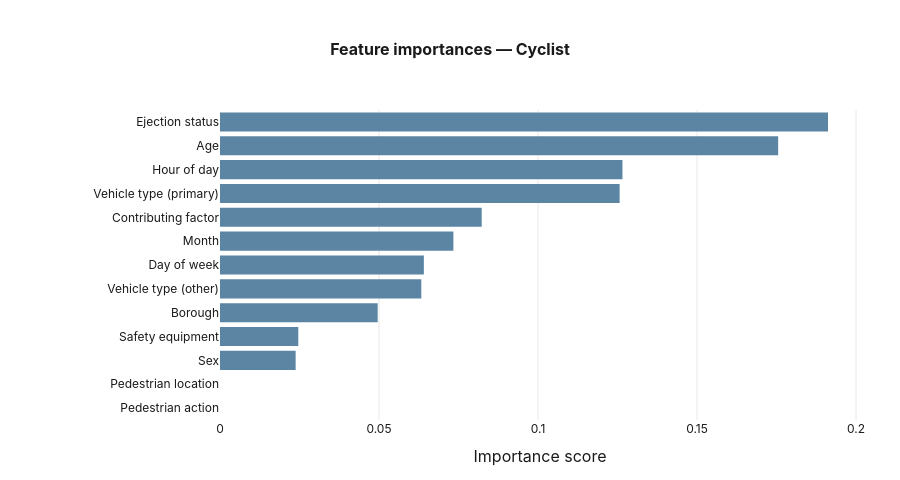
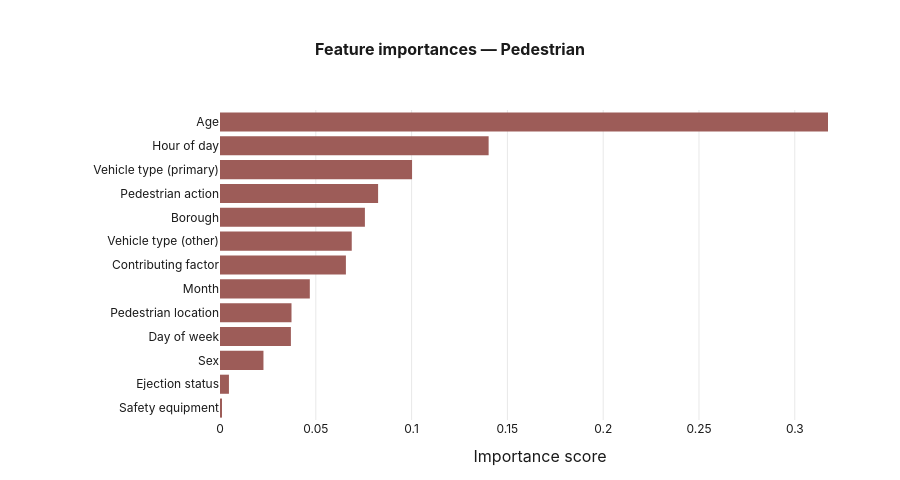
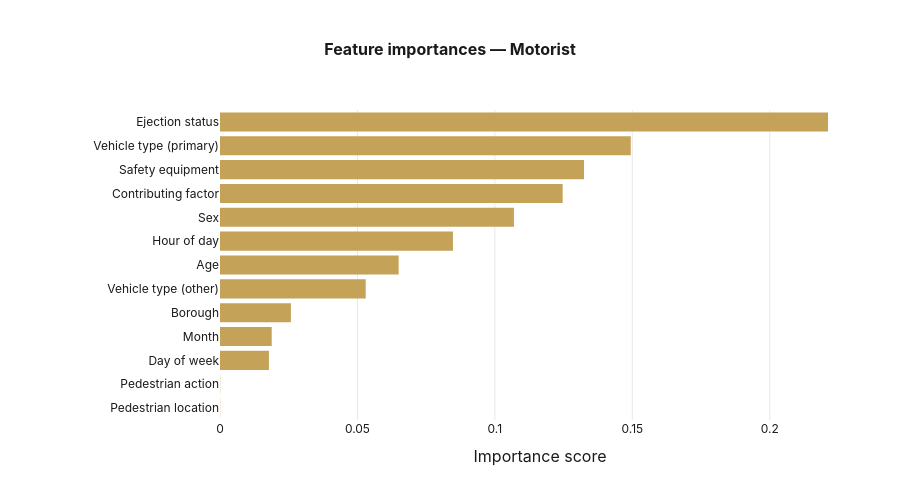

Notebook cell for these charts, in order:
### Code cell
# Feaure importance plots showing which features were most 
# influential in predicting fatality for each persona's model
for persona in ['Cyclist', 'Pedestrian', 'Motorist']:
    imp = rf_results[persona]['importances'].copy()

    # Replace raw feature names with human-readable labels
    imp.index = [FEATURE_LABELS.get(f, f) for f in imp.index]

    fig = go.Figure(go.Bar(
        x=imp.values,
        y=imp.index,
        orientation='h',
        marker=dict(color=COLORS[persona], line_width=0),
        hovertemplate='<b>%{y}</b><br>Importance: %{x:.4f}<extra></extra>',
    ))

    fig.update_layout(
        font=dict(family=SITE_FONT, color=SITE_TEXT, size=13),
        title=dict(
            text=f"<b>Feature importances — {persona}</b>",
            font=dict(family=SITE_FONT, size=_FONT_TITLE, color=SITE_TEXT),
            x=0.5,
        ),
        xaxis=dict(
            title='Importance score',
            gridcolor=_GRIDCOLOR,
            zeroline=False,
            tickfont=dict(family=SITE_FONT, size=_FONT_AXIS, color=SITE_TEXT),
        ),
        yaxis=dict(
            autorange='reversed',
            tickfont=dict(family=SITE_FONT, size=_FONT_AXIS, color=SITE_TEXT),
        ),
        plot_bgcolor=_BGCOLOR,
        paper_bgcolor=SITE_PAPER,
        height=480,
        margin=dict(l=220, r=40, t=110, b=60),
    )

    fig.show()

### Figure 1 — Plotly figure (JSON) as saved in the notebook; plotly's stock layout.template omitted (floating-point values rounded to 4 significant figures)
{"data": [{"hovertemplate": "<b>%{y}</b><br>Importance: %{x:.4f}<extra></extra>", "marker": {"color": "#5c85a4", "line": {"width": 0}}, "orientation": "h", "type": "bar", "x": [0.1912, 0.1755, 0.1266, 0.1257, 0.08229, 0.07339, 0.0641, 0.0633, 0.04958, 0.02461, 0.02379, 0.0, 0.0], "y": ["Ejection status", "Age", "Hour of day", "Vehicle type (primary)", "Contributing factor", "Month", "Day of week", "Vehicle type (other)", "Borough", "Safety equipment", "Sex", "Pedestrian location", "Pedestrian action"]}], "layout": {"font": {"color": "#1a1a1a", "family": "Inter, Helvetica Neue, Helvetica, Arial, sans-serif", "size": 13}, "height": 480, "margin": {"b": 60, "l": 220, "r": 40, "t": 110}, "paper_bgcolor": "white", "plot_bgcolor": "white", "title": {"font": {"color": "#1a1a1a", "family": "Inter, Helvetica Neue, Helvetica, Arial, sans-serif", "size": 16}, "text": "<b>Feature importances — Cyclist</b>", "x": 0.5}, "xaxis": {"gridcolor": "#e8e8e8", "tickfont": {"color": "#1a1a1a", "family": "Inter, Helvetica Neue, Helvetica, Arial, sans-serif", "size": 12}, "title": {"text": "Importance score"}, "zeroline": false}, "yaxis": {"autorange": "reversed", "tickfont": {"color": "#1a1a1a", "family": "Inter, Helvetica Neue, Helvetica, Arial, sans-serif", "size": 12}}}}

### Figure 2 — Plotly figure (JSON) as saved in the notebook; plotly's stock layout.template omitted (floating-point values rounded to 4 significant figures)
{"data": [{"hovertemplate": "<b>%{y}</b><br>Importance: %{x:.4f}<extra></extra>", "marker": {"color": "#9D5C58", "line": {"width": 0}}, "orientation": "h", "type": "bar", "x": [0.3173, 0.1402, 0.1002, 0.08252, 0.07563, 0.06877, 0.06571, 0.04688, 0.03732, 0.03701, 0.02268, 0.004668, 0.001051], "y": ["Age", "Hour of day", "Vehicle type (primary)", "Pedestrian action", "Borough", "Vehicle type (other)", "Contributing factor", "Month", "Pedestrian location", "Day of week", "Sex", "Ejection status", "Safety equipment"]}], "layout": {"font": {"color": "#1a1a1a", "family": "Inter, Helvetica Neue, Helvetica, Arial, sans-serif", "size": 13}, "height": 480, "margin": {"b": 60, "l": 220, "r": 40, "t": 110}, "paper_bgcolor": "white", "plot_bgcolor": "white", "title": {"font": {"color": "#1a1a1a", "family": "Inter, Helvetica Neue, Helvetica, Arial, sans-serif", "size": 16}, "text": "<b>Feature importances — Pedestrian</b>", "x": 0.5}, "xaxis": {"gridcolor": "#e8e8e8", "tickfont": {"color": "#1a1a1a", "family": "Inter, Helvetica Neue, Helvetica, Arial, sans-serif", "size": 12}, "title": {"text": "Importance score"}, "zeroline": false}, "yaxis": {"autorange": "reversed", "tickfont": {"color": "#1a1a1a", "family": "Inter, Helvetica Neue, Helvetica, Arial, sans-serif", "size": 12}}}}

### Figure 3 — Plotly figure (JSON) as saved in the notebook; plotly's stock layout.template omitted (floating-point values rounded to 4 significant figures)
{"data": [{"hovertemplate": "<b>%{y}</b><br>Importance: %{x:.4f}<extra></extra>", "marker": {"color": "#c4a258", "line": {"width": 0}}, "orientation": "h", "type": "bar", "x": [0.2212, 0.1494, 0.1324, 0.1247, 0.1069, 0.08475, 0.065, 0.05301, 0.0258, 0.01882, 0.0178, 7.924e-05, 6.116e-05], "y": ["Ejection status", "Vehicle type (primary)", "Safety equipment", "Contributing factor", "Sex", "Hour of day", "Age", "Vehicle type (other)", "Borough", "Month", "Day of week", "Pedestrian action", "Pedestrian location"]}], "layout": {"font": {"color": "#1a1a1a", "family": "Inter, Helvetica Neue, Helvetica, Arial, sans-serif", "size": 13}, "height": 480, "margin": {"b": 60, "l": 220, "r": 40, "t": 110}, "paper_bgcolor": "white", "plot_bgcolor": "white", "title": {"font": {"color": "#1a1a1a", "family": "Inter, Helvetica Neue, Helvetica, Arial, sans-serif", "size": 16}, "text": "<b>Feature importances — Motorist</b>", "x": 0.5}, "xaxis": {"gridcolor": "#e8e8e8", "tickfont": {"color": "#1a1a1a", "family": "Inter, Helvetica Neue, Helvetica, Arial, sans-serif", "size": 12}, "title": {"text": "Importance score"}, "zeroline": false}, "yaxis": {"autorange": "reversed", "tickfont": {"color": "#1a1a1a", "family": "Inter, Helvetica Neue, Helvetica, Arial, sans-serif", "size": 12}}}}
